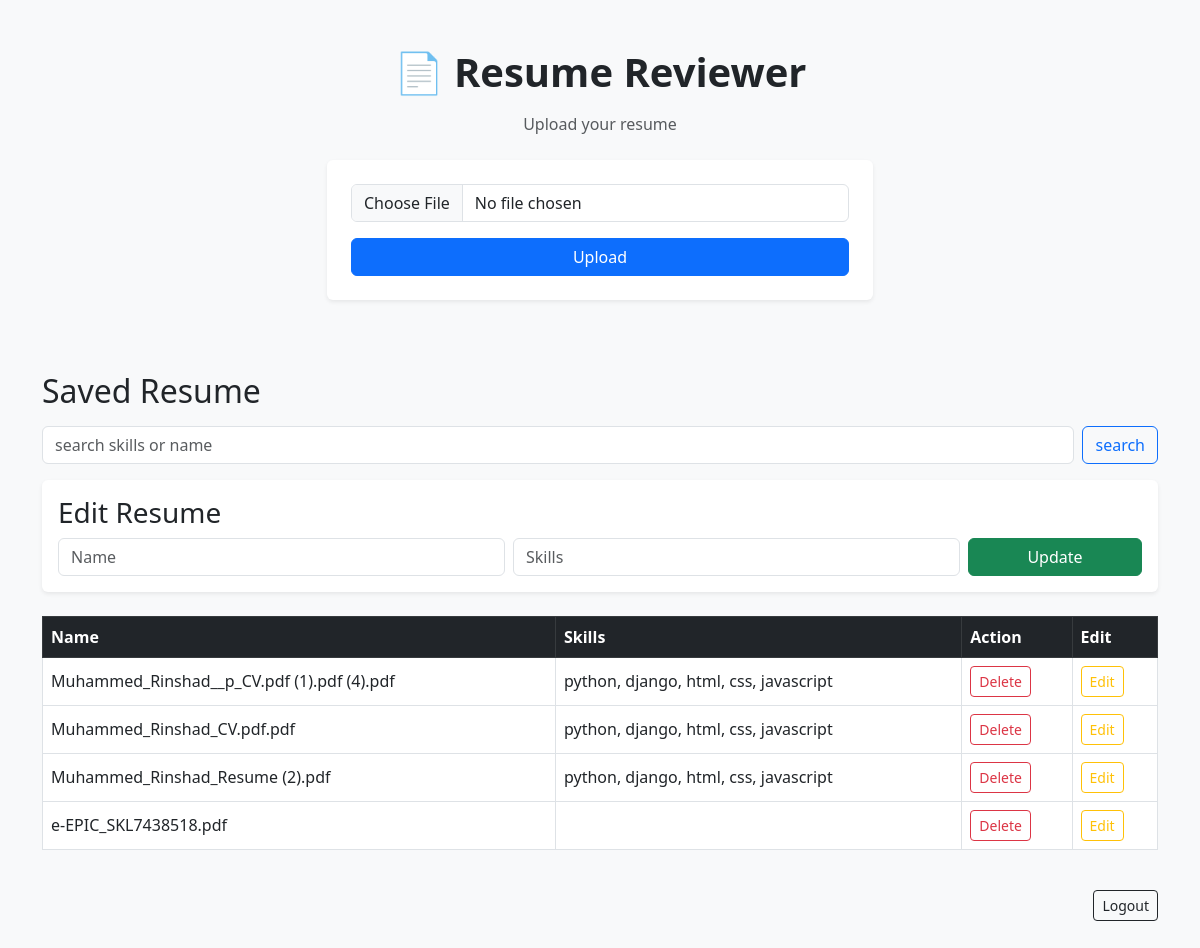
Screenshot of / (signed in) with the database file from the repository.
### resume_app/models.py (models this page shows, shortened)
class Resume(models.Model):
    user = models.ForeignKey(User, on_delete=models.CASCADE)
    name = models.CharField(max_length=100)
    skills = models.TextField()

### resume_app/views.py (the view, shortened to what this page needs)
# urls.py: path('', views.index,name = "index"),
def index(request):
    if not request.user.is_authenticated:
        return redirect("login")
    feedback = []
    data = Resume.objects.filter(user = request.user)
    return render(request, "home.html", {
        "feedback": feedback,
        "data" : data
        })

### resume_app/templates/home.html (shortened to what this page needs)
<!DOCTYPE html>
<html lang="en">
<head>
    <link href="https://cdn.jsdelivr.net/npm/bootstrap@5.3.0/dist/css/bootstrap.min.css" rel="stylesheet">
</head>
<body class="bg-light">
<div class="container py-5">
    <h1 class="text-center fw-bold mb-3">📄 Resume Reviewer</h1>
    <p class="text-center text-muted mb-4"> Upload your resume</p>
<div class="row justify-content-center">
    <div class="col-md-6">
    <form method="post" enctype="multipart/form-data" class="card p-4 shadow-sm border-0">
        <input type="file" name="resume" class="form-control mb-3" required>
        <button type="submit" class="btn btn-primary w-100"> Upload </button>
    </form>
    </div>
</div>
<div class="mt-5">
    <h2 class="mb-3">Saved Resume</h2>
    <form method="POST" class="d-flex gap-2 mb-3">
        <input type="text" name="search" placeholder="search skills or name" class="form-control" required>
        <button type="submit" class="btn btn-outline-primary">search</button>
    </form>
    </div>
<div class="card p-3 mb-4 shadow-sm border-0">
    <h3>Edit Resume</h3>
    <form method="POST" class="row g-2">
    <div class="col-md-5">
        <input type="text" name="name" placeholder="Name" value="{{ edit_data.name}}" class="form-control" required>
    </div>
    <div class="col-md-5">
        <input type="text" name="skills" placeholder="Skills" value="{{ edit_data.skills }}" class="form-control" required>
    </div>
        <div class="col-md-2">
            <button class="btn btn-success w-100">Update</button>
        </div>
    </form>
</div>
<div class="table-responsive">
    <table class="table table-hover table-bordered align-middle bg-white">
        <thead class="table-dark">
        <tr>
            <th>Name</th>
            <th>Skills</th>
            <th>Action</th>
            <th>Edit</th>
        </tr>
        </thead>
        <tbody>
    {% for item in data %}
        <tr>
            <td>{{ item.name }} </td>
            <td>{{ item.skills}} </td>
            <td>
            <div class="d-flex gap-2">
                <form method="POST">
                    <button class="btn btn-sm btn-outline-danger" >Delete</button>
                </form>
            </td>
            <td>
                <form method="POST">
                    <button class="btn btn-sm btn-outline-warning">Edit</button>
                </form>
            </td>
        </tr>
        </div>
    {% endfor %}
    <div class="text-end mt-4">
    <form method="POST" action="{% url 'logout' %}">
        <button class="btn btn-outline-dark btn-sm">Logout</button>
    </form>
    </div>
</body>
</html>

### rows the page displays
Resume: name "Muhammed_Rinshad__p_CV.pdf (1).pdf (4).pdf", skills "python, django, html, css, javascript"
Resume: name "Muhammed_Rinshad_CV.pdf.pdf", skills "python, django, html, css, javascript"
Resume: name "Muhammed_Rinshad_Resume (2).pdf", skills "python, django, html, css, javascript"
Resume: name "e-EPIC_SKL7438518.pdf"
